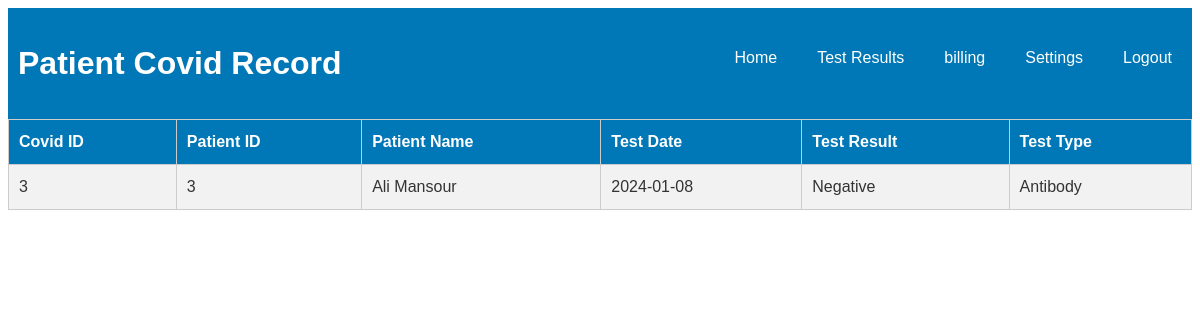
The app's page /myfyp/patientcovidload.php (signed in) with its own data.
### tables this page shows
CREATE TABLE IF NOT EXISTS `covid` (
  `covid_id` int NOT NULL AUTO_INCREMENT,
  `patient_id` int DEFAULT NULL,
  `patient_name` varchar(25) DEFAULT NULL,
  `test_date` date DEFAULT NULL,
  `test_result` varchar(255) DEFAULT NULL,
  `test_type` enum('PCR','Antigen','Antibody') DEFAULT NULL,
  PRIMARY KEY (`covid_id`),
  KEY `patient_id` (`patient_id`)
);

### myfyp/patientcovidload.php (the view, shortened to what this page needs)
<!DOCTYPE html>
<html lang="en">
<head>
	<link rel="stylesheet" href="patientprofile.css">
</head>
<body>
	<header>
		<h1>Patient Covid Record</h1>
		<nav>
			<ul>
				<li><a href="patientdashboard.php">Home</a></li>
				<li><a href="patientresults.php">Test Results</a></li>
				<li><a href="patientbilling.p">billing</a></li>
				<li><a href="patientsettings.php">Settings</a></li>
				<li><a href="index.php">Logout</a></li>
			</ul>
		</nav>
	</header>
    <main>
<?php
$servername = "localhost";
$username = "root";
$password = "";
$dbname = "hsis";
$conn = new mysqli($servername, $username, $password, $dbname);
$sql = "SELECT * FROM covid WHERE patient_id = '".$_SESSION['patient_id']."'";
$result = $conn->query($sql);
if ($result->num_rows > 0) {
  echo "<table>
        <tr>
          <th>Covid ID </th>
          <th>Patient ID</th>
          <th>Patient Name</th>
          <th>Test Date</th>
          <th>Test Result</th>
          <th>Test Type</th>
        </tr>";
  while($row = $result->fetch_assoc()) {
    echo "<tr>
    <td>".$row['covid_id']."</td>
    <td>".$row['patient_id']."</td>
    <td>".$row['patient_name']."</td>
    <td>".$row['test_date']."</td>
    <td>".$row['test_result']."</td>
    <td>".$row['test_type']."</td>
  </tr>";
  }
  echo "</table>";
} else {
  echo "You have no radiology results.";
}
?>
</main>
</body>
</html>

### myfyp/patientprofile.css (style rules this page uses)
body { font-family: Arial, sans-serif; font-size: 16px; line-height: 1.5; color: #333; }
header { display: flex; align-items: center; justify-content: space-between; padding: 10px; background-color: #0077b6; color: #fff; }
nav { display: flex; align-items: center; }
nav ul { display: flex; list-style: none; padding: 0; margin: 0; }
nav ul li { margin-right: 20px; }
nav ul li:last-child { margin-right: 0; }
nav ul li a { color: #fff; text-decoration: none; padding: 10px; transition: background-color 0.2s; }
table { border-collapse: collapse; width: 100%; }
table th, table td { padding: 10px; border: 1px solid #ccc; text-align: left; }
table th { background-color: #0077b6; color: #fff; }
table tr:nth-child(even) { background-color: #f2f2f2; }
ul { list-style: none; margin: 0; padding: 0; }
li { display: flex; align-items: center; margin-bottom: 10px; }

### records on screen
covid: covid_id "3", patient "3", patient_name "Ali Mansour", test_date "2024-01-08", test_result "Negative", test_type "Antibody"
